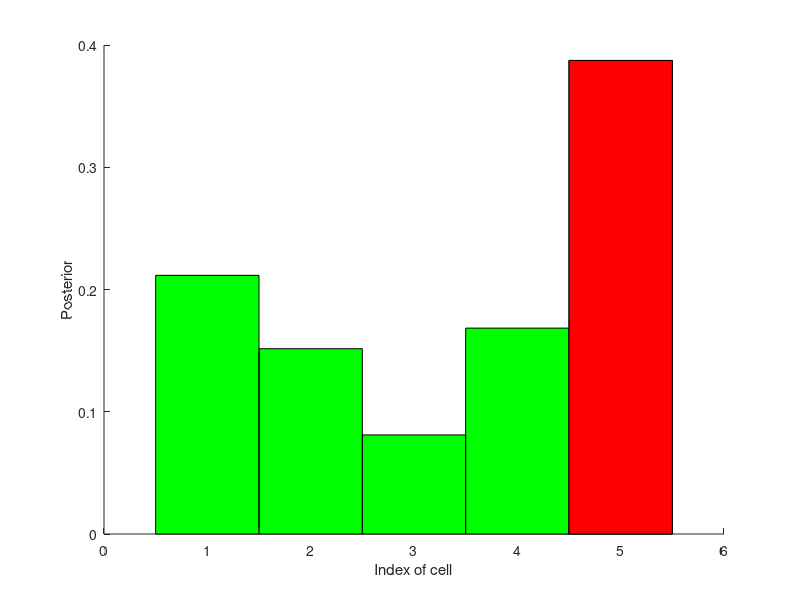
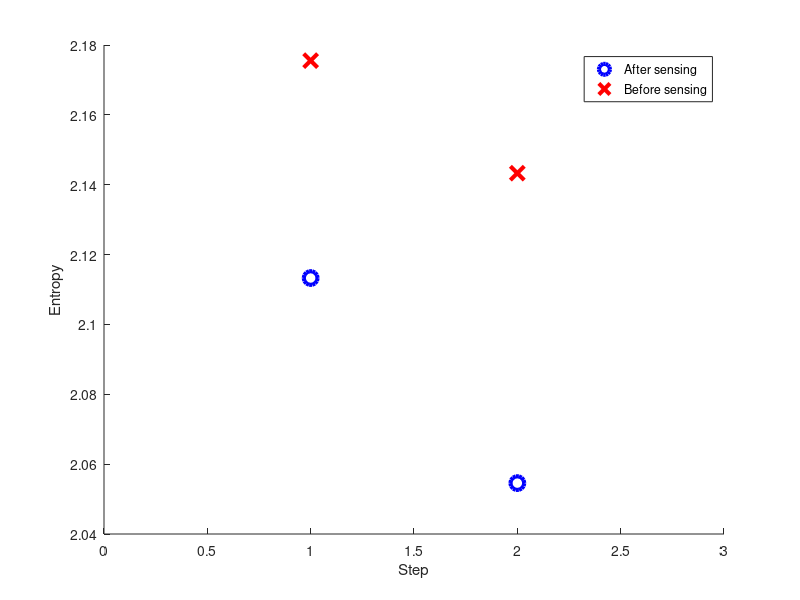

These charts were generated, in order, by the following MATLAB code:
%% The main function
function p8
    clc; clear all; close all;
    p = [0.2, 0.2, 0.2, 0.2, 0.2];        % Prior
    world = {'green', 'red', 'red', 'green', 'green'};  % Map    
    %% First configuration of meas. & motion
    measurements = {'red', 'green'};      % Observation
    motions = [1, 1];                     % Motions
    %% Second configuration
%     measurements = {'red', 'green', 'green'};      % Observation
%     motions = [1, 1, 1];                     % Motions   
     %% Third configuration
%     measurements = {'green', 'red'};
%     motions = [1, 1];
    %% Fourth configuration
%     measurements = {'green', 'green'};
%     motions = [3, 1];
    %% Fifth configuration, It is impossible case.
%     measurements = {'red', 'red'};
%     motions = [3, 1];
    %% Sixth configuration, It is impossible case.
%     measurements = {'red', 'red'};
%     motions = [2, 1];
    %% Observation model
    pHit = 0.6;                           
    pMiss = 0.2;
    %% Motion model / Process model
    pExact = 0.8;
    pOvershoot = 0.1;
    pUndershoot = 0.1;
    %% The recursive sensing and moving
    entropy = zeros(2, length(motions));
    for i = 1 : length(measurements)
        %% Update by sensing
        p = sense(p, measurements(i), world, pHit, pMiss); 
        entropy(1,i) = -sum(p .* log2(p) );  
        %% Predict by moving
        p = move(p, motions(i), pExact, pOvershoot, pUndershoot);
        entropy(2,i) = -sum(p .* log2(p) );    
    end
    disp('The final posterior:')
    disp(p)
    disp('The final entropy:')
    disp(entropy(end, end)); % Show the final distribution's entropy
    %% Show the posterior
    h1 = figure(1);
    hold on;
    hAllBar = bar(p, 'hist');
    set(hAllBar,'FaceColor','g');
    [pMaxCell, iMaxCell] = max(p);
    pMax = zeros(1, length(p));
    pMax(iMaxCell) = pMaxCell;
    hMaxBar = bar(pMax, 'hist');
    set(hMaxBar,'FaceColor','r');
    xlabel('Index of cell');
    ylabel('Posterior');
    print(h1, '-dpng', 'posterior.png');
    %% Show the entropy
    h2 = figure(2);
    hold on;
    plot(entropy(1,:), 'bo', 'linewidth', 3, 'markersize', 10);
    plot(entropy(2,:), 'rx', 'linewidth', 3, 'markersize', 10);
    xlim([0, length(motions)+1]);
    xlabel('Step');
    ylabel('Entropy');
    legend('After sensing', 'Before sensing', 'Location', 'Best');
    print(h2, '-dpng', 'entropy.png');
end

%% 
function q = sense(p, z, world, pHit, pMiss)
    q = zeros(size(p));
    for i = 1:length(p)
        hit = strcmp(z, world(i));
        q(i) = p(i) * (hit * pHit + (1-hit) * pMiss); 
    end
    q = q / sum(q);     
end
%%
function q = move(p, u, pExact, pOvershoot, pUndershoot)
    n = length(p);
    q = zeros(1, n);
    for i = 1 : n
        q(i) = pExact * p(mod(i-1-u, n) + 1); 
        q(i) = q(i) + pOvershoot * p(mod(i-2-u, n) + 1);
        q(i) = q(i) + pUndershoot * p(mod(i-u, n) + 1);
    end
end